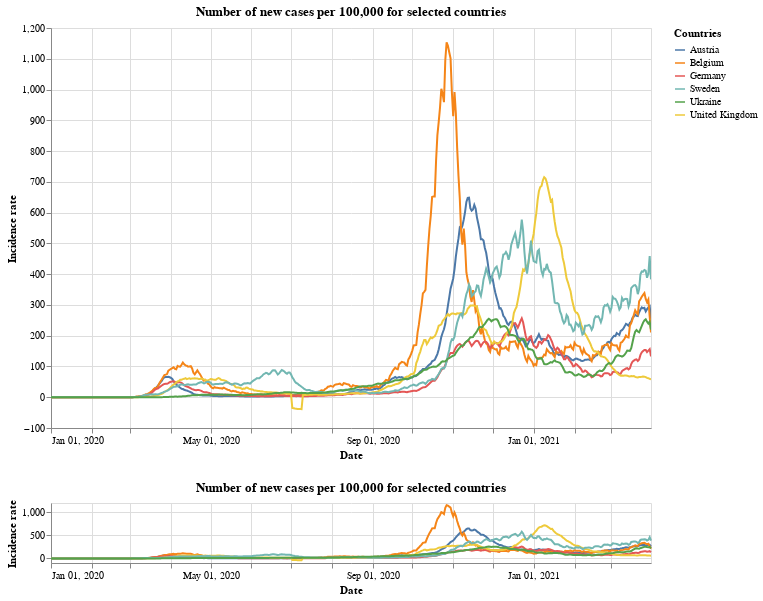

The cell this chart's notebook holds for it:
### Markdown cell above
## New cases per 100,000

### Code cell
#collapse
brush = alt.selection(type='interval', encodings=['x'])

base = alt.Chart(x_small).mark_line().transform_window(
    rolling_mean='sum(new_cases_per)',
    frame=[-7, 0],
    groupby=['id']
).encode(
    x=alt.X("yearmonthdate(date):T",
            axis=alt.Axis(title='Date')
           ),
    y=alt.Y("rolling_mean:Q",
            axis=alt.Axis(title='Incidence rate')
           ),
    tooltip='id',
    color=alt.Color('id', legend=alt.Legend(title="Countries")),
    opacity=alt.condition(leg_selection, alt.value(1), alt.value(0.2))
).add_selection(leg_selection).properties(
    width=600,
    height=400,
    title='Number of new cases per 100,000 for selected countries'
)

upper = base.encode(
    alt.X('yearmonthdate(date):T',axis=alt.Axis(title='Date'),
          scale=alt.Scale(domain=brush))
)

lower = base.properties(
    height=60
).add_selection(brush)

upper & lower

### Figure 1 — Vega-Lite specification as saved in the notebook (floating-point values rounded to 4 significant figures; data arrays with more than 128 entries replaced by an {"elided": "..."} marker saying what was removed)
{"config": {"view": {"continuousWidth": 400, "continuousHeight": 300}}, "vconcat": [{"mark": "line", "encoding": {"color": {"type": "nominal", "field": "id", "legend": {"title": "Countries"}}, "opacity": {"condition": {"value": 1, "selection": "selector001"}, "value": 0.2}, "tooltip": {"type": "nominal", "field": "id"}, "x": {"type": "temporal", "axis": {"title": "Date"}, "field": "date", "scale": {"domain": {"selection": "selector004"}}, "timeUnit": "yearmonthdate"}, "y": {"type": "quantitative", "axis": {"title": "Incidence rate"}, "field": "rolling_mean"}}, "height": 400, "selection": {"selector001": {"type": "multi", "fields": ["id"], "bind": "legend"}}, "title": "Number of new cases per 100,000 for selected countries", "transform": [{"window": [{"op": "sum", "field": "new_cases_per", "as": "rolling_mean"}], "frame": [-7, 0], "groupby": ["id"]}], "width": 600}, {"mark": "line", "encoding": {"color": {"type": "nominal", "field": "id", "legend": {"title": "Countries"}}, "opacity": {"condition": {"value": 1, "selection": "selector001"}, "value": 0.2}, "tooltip": {"type": "nominal", "field": "id"}, "x": {"type": "temporal", "axis": {"title": "Date"}, "field": "date", "timeUnit": "yearmonthdate"}, "y": {"type": "quantitative", "axis": {"title": "Incidence rate"}, "field": "rolling_mean"}}, "height": 60, "selection": {"selector001": {"type": "multi", "fields": ["id"], "bind": "legend"}, "selector004": {"type": "interval", "encodings": ["x"]}}, "title": "Number of new cases per 100,000 for selected countries", "transform": [{"window": [{"op": "sum", "field": "new_cases_per", "as": "rolling_mean"}], "frame": [-7, 0], "groupby": ["id"]}], "width": 600}], "data": {"name": "data-6b47c7ce87203989de8625478d313fdd"}, "$schema": "https://vega.github.io/schema/vega-lite/v4.8.1.json", "datasets": {"data-6b47c7ce87203989de8625478d313fdd": {"elided": "2736 records"}}}
